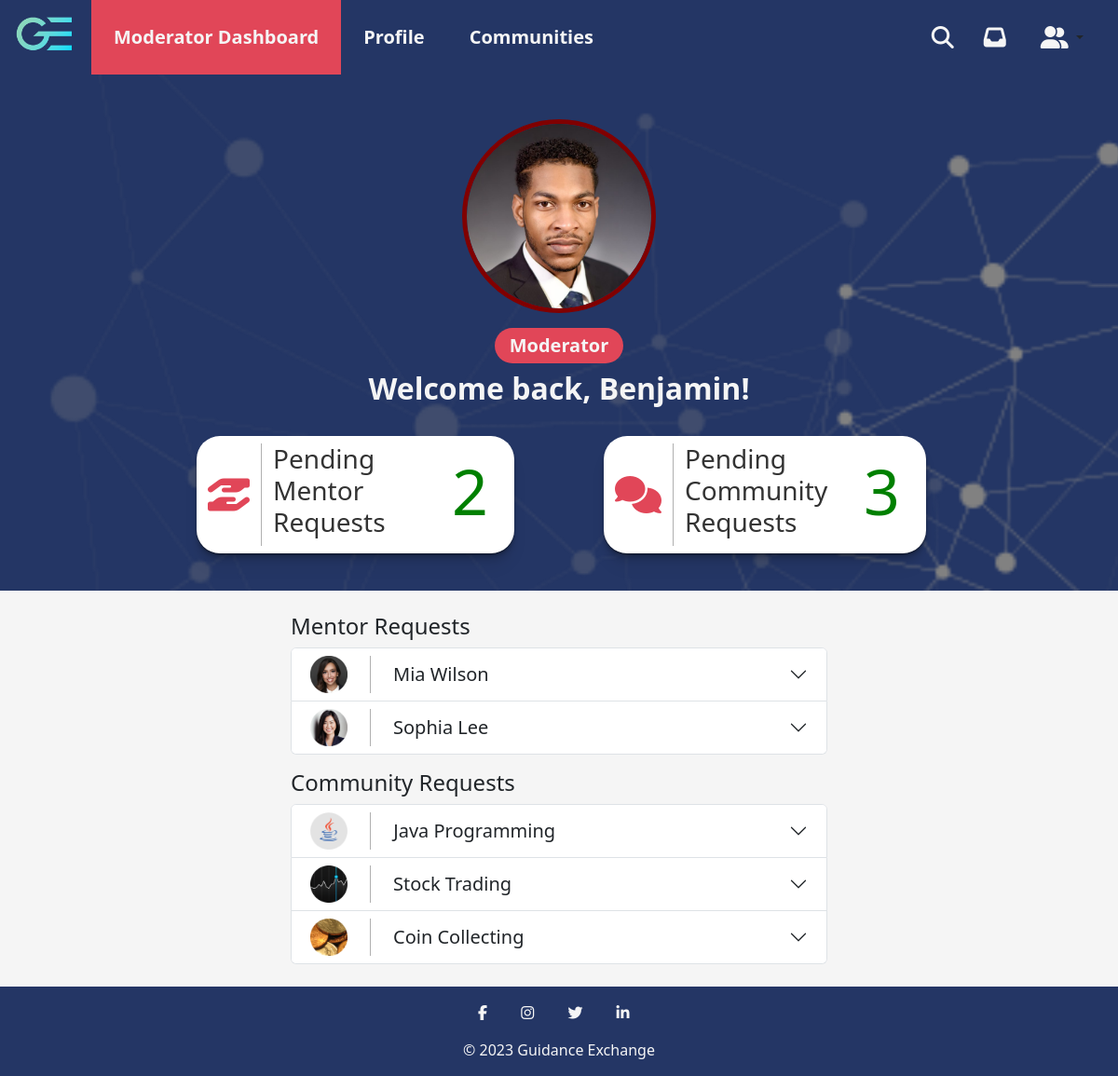
Page /moderator-dashboard.php?profileID=2 (signed in) on the committed database.
### tables this page shows
CREATE TABLE UserData_t (
  UserID INT(9) NOT NULL,
  FirstName VARCHAR(255) NOT NULL,
  LastName VARCHAR(255) NOT NULL,
  ProfilePicture VARCHAR(255),
  ProfilePictureBorder VARCHAR(255),
  ProfilePictureBackground VARCHAR(255),
  Rating INT(1),
  LocationCity VARCHAR(255),
  LocationState VARCHAR(255),
  Facebook VARCHAR(255),
  Twitter VARCHAR(255),
  Instagram VARCHAR(255),
  LinkedIn VARCHAR(255),
  Mentoring LONGTEXT,
  AboutMe LONGTEXT,
  WorkTitle VARCHAR(255),
  WorkLocation VARCHAR(255),
  WorkStartDate DATE,
  WorkEndDate DATE,
  WorkDescription LONGTEXT,
  EducationDegree VARCHAR(255),
  EducationLocation VARCHAR(255),
  EducationStartDate DATE,
  EducationEndDate DATE,
  EducationDescription LONGTEXT,
  Associations VARCHAR(255),
  CONSTRAINT UserData_t_PK PRIMARY KEY (UserID),
  CONSTRAINT UserData_t_FK1 FOREIGN KEY (UserID) REFERENCES Auth_t(UserID)
);

### includes/session.inc.php (called while the page is built, shortened)
<?php
$userID = $_SESSION['UserID'];

### moderator-dashboard.php (the view, shortened to what this page needs)
<!DOCTYPE html>
<html lang="en">
<head>
  <link href="assets/fontawesome/css/fontawesome.css" rel="stylesheet">
  <link href="assets/fontawesome/css/brands.css" rel="stylesheet">
  <link href="assets/fontawesome/css/solid.css" rel="stylesheet">
  <link href="assets/bootstrap/css/bootstrap.min.css" rel="stylesheet" />
  <link rel="stylesheet" href="css/moderator.css" />
  <link rel="stylesheet" href="css/main.css" />
</head>
<header>
  <?php
  include('includes/session.inc.php');
  ?>
  <nav class="navbar navbar-expand-lg navbar-light">
    <div class="container-fluid">
      <a class="navbar-brand" href="home.php"><img src="img/logo_gradient.png" alt="Guidance Exchange Logo" height="70" /></a>
      <div class="collapse navbar-collapse" id="navbarSupportedContent">
        <ul class="navbar-nav me-auto mb-2 mb-lg-0">
          <li class="nav-item">
            <a class="nav-link highlight-link nav-text px-4 active" href="moderator-dashboard.php?profileID=<?php echo $userID; ?>">Moderator Dashboard</a>
          </li>
          <li class="nav-item">
            <a class="nav-link highlight-link nav-text px-4" href="profile.php?profileID=<?php echo $userID; ?>">Profile</a>
          </li>
          <li class="nav-item">
            <a class="nav-link highlight-link nav-text px-4" href="#">Communities</a>
          </li>
        </ul>
        <ul class="navbar-nav d-flex flex-row me-1">
          <li class="nav-item me-3 me-lg-0 px-2">
            <a class="nav-link" href="#"><i class="fa-solid fa-magnifying-glass fa-xl"></i></i></i></a>
          </li>
          <li class="nav-item me-3 me-lg-0 px-2">
            <a class="nav-link" href="#"><i class="fa-solid fa-inbox fa-xl"></i></i></a>
          </li>
          <li class="nav-item dropdown me-3 me-lg-0 px-2 d-flex justify-content-center">
            <button class="btn dropdown-toggle" data-bs-toggle="dropdown" aria-expanded="false">
              <i class="fa-solid fa-user-group fa-xl"></i>
            </button>
          </li>
        </ul>
      </div>
    </div>
  </nav>
</header>
<body>
  <?php
  $sql = "SELECT `FirstName`, `LastName`, `ProfilePicture`, `ProfilePictureBorder`, `ProfilePictureBackground` FROM `UserData_t` WHERE `UserID` = $userID";
  $result = mysqli_query($con, $sql);
  while ($profile = mysqli_fetch_assoc($result)) {
    $firstName = $profile['FirstName'];
    $lastName = $profile['LastName'];
    $profilePicture = $profile['ProfilePicture'];
    $profilePictureBorder = $profile['ProfilePictureBorder'];
    $profilePictureBackground = $profile['ProfilePictureBackground'];
  }
  $sqlMentorRequests = "SELECT * FROM `MentorRequests_t`";
  $resultMentorRequests = mysqli_query($con, $sqlMentorRequests);
  $mentorRequestsArray = array();
  while ($mentorRequests = mysqli_fetch_assoc($resultMentorRequests)) {
    $mentorRequestsArray[] = array('UserID' => $mentorRequests['UserID'], 'ResumeLocation' => $mentorRequests['ResumeLocation'], 'MentorStatement' => $mentorRequests['MentorStatement']);
  }
  foreach ($mentorRequestsArray as $request) {
    $user = $request['UserID'];
    $sqlUser = "SELECT `FirstName`, `LastName`, `ProfilePicture`, `LinkedIn` FROM `UserData_t` WHERE `UserID` = $user";
    $resultUser = mysqli_query($con, $sqlUser);
    while ($userData = mysqli_fetch_assoc($resultUser)) {
      $userDataArray[] = array('UserID' => $request['UserID'], 'FirstName' => $userData['FirstName'], 'LastName' => $userData['LastName'], 'ProfilePicture' => $userData['ProfilePicture'], 'LinkedIn' => $userData['LinkedIn'], 'ResumeLocation' => $request['ResumeLocation'], 'MentorStatement' => $request['MentorStatement']);
    }
  }
  $sqlCommunityRequests = "SELECT * FROM `CommunityRequests_t`";
  $resultCommunityRequests = mysqli_query($con, $sqlCommunityRequests);
  $communityRequestsArray = array();
  while ($communityRequests = mysqli_fetch_assoc($resultCommunityRequests)) {
    $communityRequestsArray[] = array('CommunityRequestID' => $communityRequests['CommunityRequestID'], 'UserID' => $communityRequests['UserID'], 'CommunityName' => $communityRequests['CommunityName'], 'CommunityDescription' => $communityRequests['CommunityDescription'], 'CommunityPicture' => $communityRequests['CommunityPicture']);
  }
  foreach ($communityRequestsArray as $request) {
    $user = $request['UserID'];
    $sqlUser = "SELECT `FirstName`, `LastName`, `ProfilePicture` FROM `UserData_t` WHERE `UserID` = $user";
    $resultUser = mysqli_query($con, $sqlUser);
    while ($communityData = mysqli_fetch_assoc($resultUser)) {
      $communityDataArray[] = array('UserID' => $request['UserID'], 'FirstName' => $communityData['FirstName'], 'LastName' => $communityData['LastName'], 'ProfilePicture' => $communityData['ProfilePicture'], 'CommunityRequestID' => $request['CommunityRequestID'], 'CommunityName' => $request['CommunityName'], 'CommunityDescription' => $request['CommunityDescription'], 'CommunityPicture' => $request['CommunityPicture']);
    }
  }
  ?>
  <section class="moderator__photo-section pt-5 pb-3" style="background-image: url('img/<?php echo $profilePictureBackground; ?>'); background-attachment: fixed; background-size: cover;">
    <div class="container-fluid flex-column">
      <img class="moderator__profile-photo mb-3" style="border-color: <?php echo $profilePictureBorder; ?>;" src="upload/<?php echo $profilePicture; ?>" alt="<?php echo $firstName . ' ' . $lastName; ?> Profile Photo">
      <div class="moderator__tag mb-2">
        <p class="py-1 px-3 m-0">Moderator</p>
      </div>
      <h1 class="moderator__profile-name">Welcome back, <?php echo $firstName; ?>!</h1>
      <div class="container pb-4">
        <div class="row">
          <div class="col container-fluid justify-content-end me-5 mt-4">
            <div class="row row-cols-auto moderator__profile-section pt-2">
              <div class="col d-flex moderator__profile-icon align-items-center">
                <i class="fa-solid fa-hand-holding-hand"></i>
              </div>
              <div class="col moderator__profile-wrap">
                <h3>Pending<br>Mentor<br>Requests</h3>
              </div>
              <div class="col">
                <p class="moderator__requests-counter pe-3" style="color:
                <?php
                if (sizeof($mentorRequestsArray) < 5) {
                  echo 'green';
                } elseif (sizeof($mentorRequestsArray) < 10) {
                  echo 'orange';
                } else {
                  echo 'red';
                }
                ?>;"><?php echo sizeof($mentorRequestsArray); ?></p>
              </div>
            </div>
          </div>
          <div class="col container-fluid justify-content-start ms-5 mt-4">
            <div class="row row-cols-auto moderator__profile-section pt-2">
              <div class="col d-flex moderator__profile-icon align-items-center">
                <i class="fa-solid fa-comments"></i>
              </div>
              <div class="col moderator__profile-wrap">
                <h3>Pending<br>Community<br>Requests</h3>
              </div>
              <div class="col">
                <p class="moderator__requests-counter pe-3" style="color:
                <?php
                if (sizeof($communityRequestsArray) < 5) {
                  echo 'green';
                } elseif (sizeof($communityRequestsArray) < 10) {
                  echo 'orange';
                } else {
                  echo 'red';
                }
                ?>;"><?php echo sizeof($communityRequestsArray); ?></p>
              </div>
            </div>
          </div>
        </div>
      </div>
    </div>
  </section>
  <section class="content-section pt-4">
    <div class="container-fluid w-50 pb-4 flex-column">
      <?php
      if ($mentorRequestsArray != null) {
        echo '<div class="d-flex align-items-start w-100">';
        echo '<h4>Mentor Requests</h4>';
        echo '</div>';
        echo '<div class="accordion w-100 row" id="mentor-requests">';
        for ($i = 0; $i < sizeof($userDataArray); $i++) {
          echo '<div class="accordion-item">';
          echo '<div class="accordion-header">';
          echo '<button class="accordion-button collapsed py-2" type="button" data-bs-toggle="collapse" data-bs-target="#mentor_collapse' . $i . '" aria-expanded="false" aria-controls="mentor_collapse' . $i . '">';
          echo '<div class="d-flex align-items-center">';
          echo '<div class="d-flex align-items-center justify-content-center moderator__mentor-request-photo">';
          echo '<img class="pe-4" src="/upload/' . $userDataArray[$i]['ProfilePicture'] . '" alt="' . $userDataArray[$i]['FirstName'] . ' ' . $userDataArray[$i]['LastName'] . 'Profile Photo">';
          echo '</div>';
          echo '<h4 class="moderator__request-header ps-4 mb-0">' . $userDataArray[$i]['FirstName'] . ' ' . $userDataArray[$i]['LastName'] . '</h4>';
          echo '</div>';
          echo '</button>';
          echo '</div>';
          echo '<div id="mentor_collapse' . $i . '" class="accordion-collapse collapse" data-bs-parent="#mentor-requests">';
          echo '<div class="accordion-body">';
          echo '<div class="container-fluid pt-3">';
          echo '</div></div></div></div>';
        }
        echo '</div>';
      }
      if ($communityRequestsArray != null) {
        echo '<div class="d-flex align-items-start w-100 pt-3">';
        echo '<h4>Community Requests</h4>';
        echo '</div>';
        echo '<div class="accordion w-100 row" id="community-requests">';
        for ($x = 0; $x < sizeof($communityDataArray); $x++) {
          echo '<div class="accordion-item">';
          echo '<div class="accordion-header">';
          echo '<button class="accordion-button collapsed py-2" type="button" data-bs-toggle="collapse" data-bs-target="#community_collapse' . $x . '" aria-expanded="false" aria-controls="community_collapse' . $x . '">';
          echo '<div class="d-flex align-items-center">';
          echo '<div class="d-flex align-items-center justify-content-center moderator__mentor-request-photo">';
          echo '<img class="pe-4" src="/upload/' . $communityDataArray[$x]['CommunityPicture'] . '" alt="' . $communityDataArray[$x]['CommunityName'] . ' Profile Photo">';
          echo '</div>';
          echo '<h4 class="moderator__request-header ps-4 mb-0">' . $communityDataArray[$x]['CommunityName'] . '</h4>';
          echo '</div>';
          echo '</button>';
          echo '</div>';
          echo '<div id="community_collapse' . $x . '" class="accordion-collapse collapse" data-bs-parent="#community-requests">';
          echo '<div class="accordion-body">';
          echo '<div class="container-fluid pt-3">';
          echo '</div></div></div></div>';
        }
        echo '</div>';
      }
      ?>
    </div>
  </section>
</body>
<footer>
  <nav class="navbar">
    <div class="mx-auto">
      <div class="my-3">
        <a href="https://www.facebook.com/" class="mx-3"><i class="fa fa-facebook"></i></a>
        <a href="https://www.instagram.com/" class="mx-3"><i class="fa fa-instagram"></i></a>
        <a href="https://www.twitter.com/" class="mx-3"><i class="fa fa-twitter"></i></a>
        <a href="https://www.linkedin.com" class="mx-3"><i class="fa fa-linkedin"></i></a>
      </div>
      <div class="footer-text text-center pb-3">© 2023 Guidance Exchange</div>
    </div>
  </nav>
</footer>
</html>

### css/moderator.css (style rules this page uses)
.moderator__photo-section { background-color: #243665; }
.moderator__photo-section .container-fluid { display: flex; align-items: center; justify-content: center; }
.moderator__photo-section .moderator__profile-photo { width: 13rem; border: 5px solid; border-radius: 100%; }
.moderator__photo-section .moderator__profile-name { font-size: 2rem; font-weight: 600; color: #f5f5f5; }
.moderator__tag { background-color: #e14658; color: #f5f5f5; border-radius: 50px; font-weight: 600; font-size: 1.25rem; }
.moderator__profile-wrap { height: 110px; width: 12rem; overflow: hidden; }
.moderator__profile-wrap h3 { color: #333; }
.moderator__profile-icon { height: 110px; border-right: #b0b0b0 1px solid; color: #e14658; font-size: 2.5rem; }
.moderator__profile-section { background-color: #ffffff; border-radius: 25px; box-shadow: 0 1px 1px rgba(0, 0, 0, 0.25), 0 2px 2px rgba(0, 0, 0, 0.2), 0 4px 4px rgba(0, 0, 0, 0.15), 0 8px 8px rgba(0, 0, 0, 0.1), 0 16px 16px rgba(0, 0, 0, 0.05); }
.moderator__requests-counter { font-size: 68px; }
.content-section .container-fluid { display: flex; align-items: center; justify-content: center; }
.accordion-item { padding: 0; }
.moderator__mentor-request-photo img { height: 40px; width: auto; border-right: #b0b0b0 1px solid; }
.moderator__request-header { font-size: 20px; }
.accordion { --bs-accordion-btn-focus-box-shadow: none; }

### css/main.css (style rules this page uses)
header { padding: 0; }
nav { background-color: #243665; }
nav i { color: #f5f5f5; }
.navbar-brand { --bs-navbar-brand-padding-y: 0px; }
.navbar { --bs-navbar-padding-y: 0; }
.navbar-collapse { flex-shrink: 0; }
.nav-link { height: 80px; display: flex; align-items: center; justify-content: center; color: #f5f5f5; }
.nav-text { font-size: 1.25rem; font-weight: 600; }
.active { background-color: #e14658; }
.navbar-nav .nav-link.active { color: #f5f5f5; }
body { background-color: #f5f5f5; }
footer i { color: #f5f5f5; }
.footer-text { color: #f5f5f5; }

### rows in the picture
userdata_t: ProfilePictureBackground (picture), ProfilePicture (picture), FirstName "Benjamin"
userdata_t: ProfilePicture (picture), FirstName "Mia", LastName "Wilson"
userdata_t: ProfilePicture (picture), FirstName "Sophia", LastName "Lee"

### other values in the picture
sizeof($mentorRequestsArray) "2"
sizeof($communityRequestsArray) "3"
$communityDataArray[$x]['CommunityName'] "Java Programming"
$communityDataArray[$x]['CommunityName'] "Stock Trading"
$communityDataArray[$x]['CommunityName'] "Coin Collecting"
